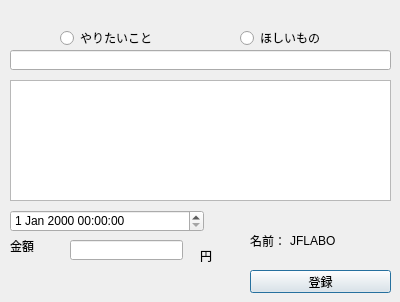
<?xml version="1.0" encoding="UTF-8"?>
<ui version="4.0">
 <class>Dialog</class>
 <widget class="QDialog" name="Dialog">
  <property name="geometry">
   <rect>
    <x>0</x>
    <y>0</y>
    <width>400</width>
    <height>302</height>
   </rect>
  </property>
  <property name="windowTitle">
   <string>Dialog</string>
  </property>
  <widget class="QRadioButton" name="radioButton">
   <property name="geometry">
    <rect>
     <x>60</x>
     <y>30</y>
     <width>121</width>
     <height>16</height>
    </rect>
   </property>
   <property name="text">
    <string>やりたいこと</string>
   </property>
  </widget>
  <widget class="QRadioButton" name="radioButton_2">
   <property name="geometry">
    <rect>
     <x>240</x>
     <y>30</y>
     <width>101</width>
     <height>16</height>
    </rect>
   </property>
   <property name="text">
    <string>ほしいもの</string>
   </property>
  </widget>
  <widget class="QLineEdit" name="lineEdit">
   <property name="geometry">
    <rect>
     <x>10</x>
     <y>50</y>
     <width>381</width>
     <height>20</height>
    </rect>
   </property>
  </widget>
  <widget class="QTextEdit" name="textEdit">
   <property name="geometry">
    <rect>
     <x>10</x>
     <y>80</y>
     <width>381</width>
     <height>121</height>
    </rect>
   </property>
  </widget>
  <widget class="QLineEdit" name="lineEdit_2">
   <property name="geometry">
    <rect>
     <x>70</x>
     <y>240</y>
     <width>113</width>
     <height>20</height>
    </rect>
   </property>
  </widget>
  <widget class="QLabel" name="label">
   <property name="geometry">
    <rect>
     <x>10</x>
     <y>240</y>
     <width>50</width>
     <height>12</height>
    </rect>
   </property>
   <property name="text">
    <string>金額</string>
   </property>
  </widget>
  <widget class="QLabel" name="label_2">
   <property name="geometry">
    <rect>
     <x>200</x>
     <y>250</y>
     <width>50</width>
     <height>12</height>
    </rect>
   </property>
   <property name="text">
    <string>円</string>
   </property>
  </widget>
  <widget class="QLabel" name="label_3">
   <property name="geometry">
    <rect>
     <x>250</x>
     <y>230</y>
     <width>41</width>
     <height>21</height>
    </rect>
   </property>
   <property name="text">
    <string>名前：</string>
   </property>
  </widget>
  <widget class="QPushButton" name="pushButton">
   <property name="geometry">
    <rect>
     <x>250</x>
     <y>270</y>
     <width>141</width>
     <height>23</height>
    </rect>
   </property>
   <property name="text">
    <string>登録</string>
   </property>
  </widget>
  <widget class="QDateTimeEdit" name="dateTimeEdit">
   <property name="geometry">
    <rect>
     <x>10</x>
     <y>210</y>
     <width>194</width>
     <height>22</height>
    </rect>
   </property>
  </widget>
  <widget class="QLabel" name="label_4">
   <property name="geometry">
    <rect>
     <x>290</x>
     <y>230</y>
     <width>91</width>
     <height>21</height>
    </rect>
   </property>
   <property name="text">
    <string>JFLABO</string>
   </property>
  </widget>
 </widget>
 <resources/>
 <connections/>
</ui>
